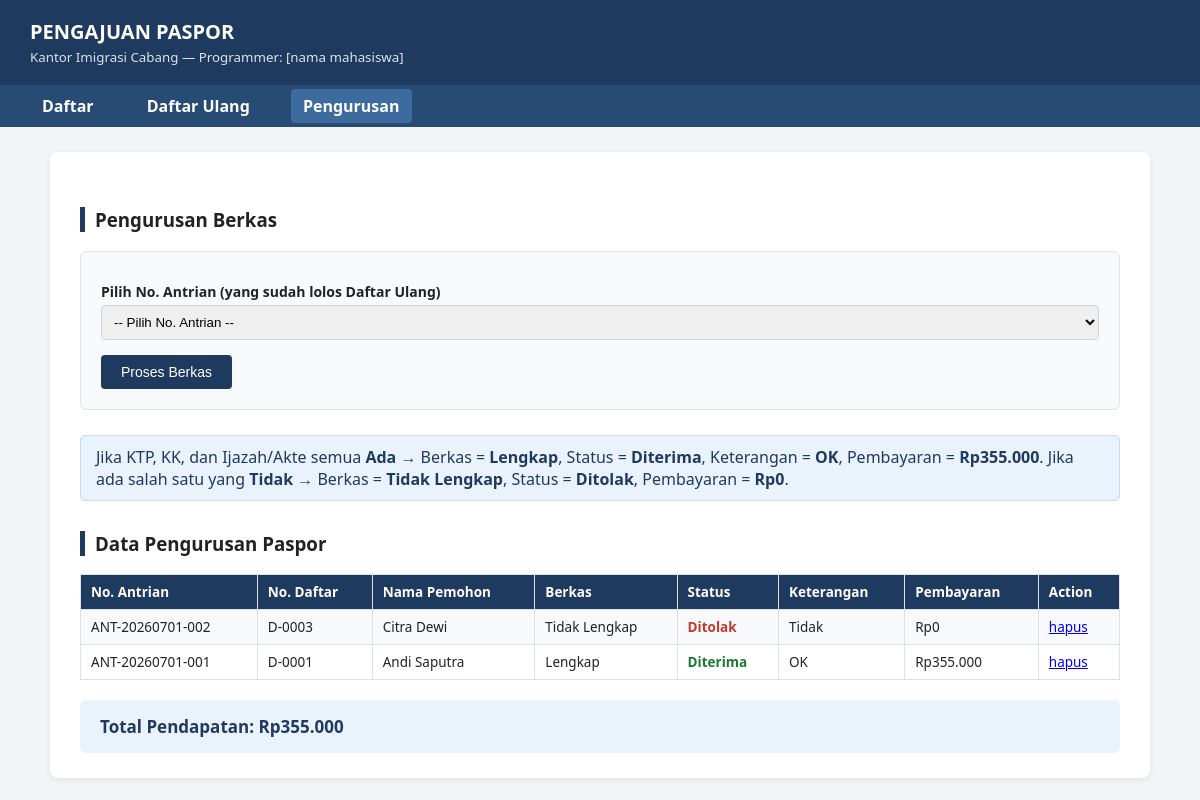
/pengurusan.php, run on the app's committed database.
### tables this page shows
CREATE TABLE pengurusan (
    id           INT AUTO_INCREMENT PRIMARY KEY,
    no_antrian   VARCHAR(30) NOT NULL,
    no_daftar    INT NOT NULL,
    nama_pemohon VARCHAR(100) NOT NULL,
    berkas       VARCHAR(20) NOT NULL,
    status       VARCHAR(20) NOT NULL,
    keterangan   VARCHAR(10) NOT NULL,
    pembayaran   INT NOT NULL DEFAULT 0
);

### pengurusan.php (the view, shortened to what this page needs)
<?php
require_once "functions.php";
require_once "header.php";
?>
<h3 class="section-title">Pengurusan Berkas</h3>
<form class="form-box" method="POST" action="pengurusan.php">
    <label>Pilih No. Antrian (yang sudah lolos Daftar Ulang)</label>
    <select name="no_antrian" required>
        <option value="">-- Pilih No. Antrian --</option>
    </select>
    <button type="submit" class="btn">Proses Berkas</button>
</form>
<div class="alert alert-info">
    Jika KTP, KK, dan Ijazah/Akte semua <strong>Ada</strong> &rarr; Berkas = <strong>Lengkap</strong>, Status = <strong>Diterima</strong>, Keterangan = <strong>OK</strong>, Pembayaran = <strong>Rp355.000</strong>.
    Jika ada salah satu yang <strong>Tidak</strong> &rarr; Berkas = <strong>Tidak Lengkap</strong>, Status = <strong>Ditolak</strong>, Pembayaran = <strong>Rp0</strong>.
</div>
<h3 class="section-title">Data Pengurusan Paspor</h3>
<table>
    <tr>
        <th>No. Antrian</th>
        <th>No. Daftar</th>
        <th>Nama Pemohon</th>
        <th>Berkas</th>
        <th>Status</th>
        <th>Keterangan</th>
        <th>Pembayaran</th>
        <th>Action</th>
    </tr>
    <?php
    $res = mysqli_query($conn, "SELECT * FROM pengurusan ORDER BY id DESC");
    $totalPendapatan = 0;
    while ($row = mysqli_fetch_assoc($res)) {
        $ketClass = $row['status'] === 'Diterima' ? 'badge-ok' : 'badge-no';
        if ($row['status'] === 'Diterima') $totalPendapatan += $row['pembayaran'];
        echo "<tr>";
        echo "<td>" . $row['no_antrian'] . "</td>";
        echo "<td>D-" . str_pad($row['no_daftar'], 4, '0', STR_PAD_LEFT) . "</td>";
        echo "<td>" . htmlspecialchars($row['nama_pemohon']) . "</td>";
        echo "<td>" . $row['berkas'] . "</td>";
        echo "<td class='$ketClass'>" . $row['status'] . "</td>";
        echo "<td>" . $row['keterangan'] . "</td>";
        echo "<td>Rp" . number_format($row['pembayaran'], 0, ',', '.') . "</td>";
        echo "<td><a href='pengurusan.php?hapus={$row['id']}' onclick=\"return confirm('Hapus data ini?')\">hapus</a></td>";
        echo "</tr>";
    }
    ?>
</table>
<div class="pendapatan-box">
    Total Pendapatan: Rp<?php echo number_format($totalPendapatan, 0, ',', '.'); ?>
</div>
<?php require_once "footer.php"; ?>

### style.css (style rules this page uses)
* { box-sizing: border-box; }
body { font-family: "Segoe UI", Arial, sans-serif; background: #f2f4f7; margin: 0; padding: 0; color: #222; }
h3.section-title { border-left: 5px solid #1e3a5f; padding-left: 10px; margin-top: 30px; }
form.form-box { background: #f8f9fb; border: 1px solid #e0e3e8; padding: 20px; border-radius: 6px; margin-bottom: 25px; }
form.form-box label { display: block; margin-top: 10px; font-weight: 600; font-size: 14px; }
form.form-box input[type=text], form.form-box input[type=date], form.form-box input[type=number], form.form-box select { width: 100%; padding: 8px; margin-top: 4px; border: 1px solid #cfd4da; border-radius: 4px; }
.btn { display: inline-block; background: #1e3a5f; color: #fff; border: none; padding: 9px 20px; border-radius: 4px; cursor: pointer; margin-top: 15px; font-size: 14px; text-decoration: none; }
table { width: 100%; border-collapse: collapse; margin-top: 10px; font-size: 13.5px; }
table th, table td { border: 1px solid #dde1e6; padding: 8px 10px; text-align: left; }
table th { background: #1e3a5f; color: #fff; }
table tr:nth-child(even) { background: #f7f9fb; }
.badge-ok { color: #1a7a34; font-weight: 700; }
.badge-no { color: #c0392b; font-weight: 700; }
.alert { padding: 10px 15px; border-radius: 5px; margin-bottom: 15px; }
.alert-info { background: #eaf2fb; color: #1e3a5f; border: 1px solid #c4dcf5; }
.pendapatan-box { margin-top: 20px; background: #eaf2fb; padding: 15px 20px; border-radius: 6px; font-size: 17px; font-weight: 700; color: #1e3a5f; }

### data on the page
pengurusan: no_antrian "ANT-20260701-002", no_daftar "0003", nama_pemohon "Citra Dewi", berkas "Tidak Lengkap", status "Ditolak", keterangan "Tidak", pembayaran "0"
pengurusan: no_antrian "ANT-20260701-001", no_daftar "0001", nama_pemohon "Andi Saputra", berkas "Lengkap", status "Diterima", keterangan "OK", pembayaran "355.000"

### other printed values
$totalPendapatan "355.000"
